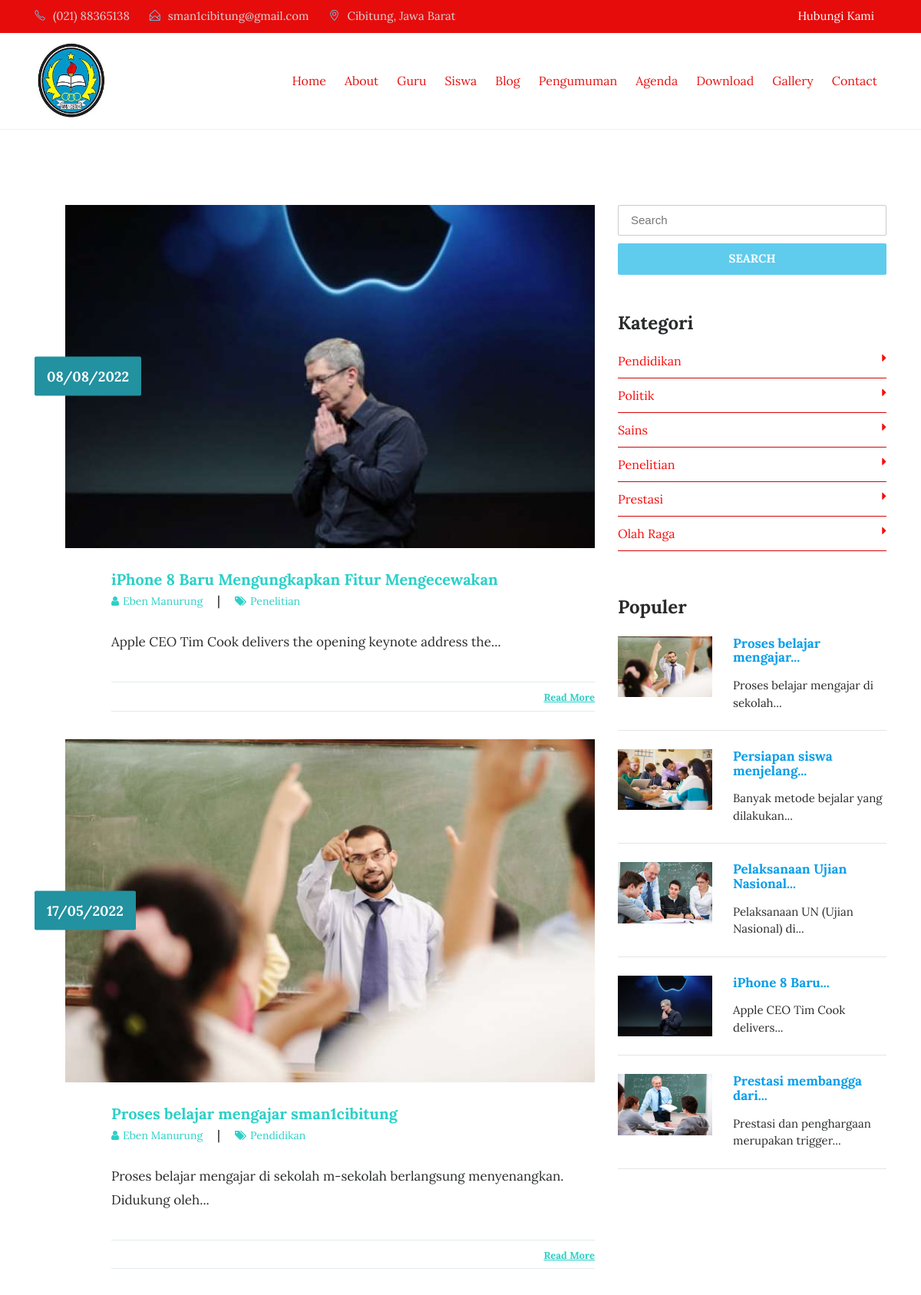
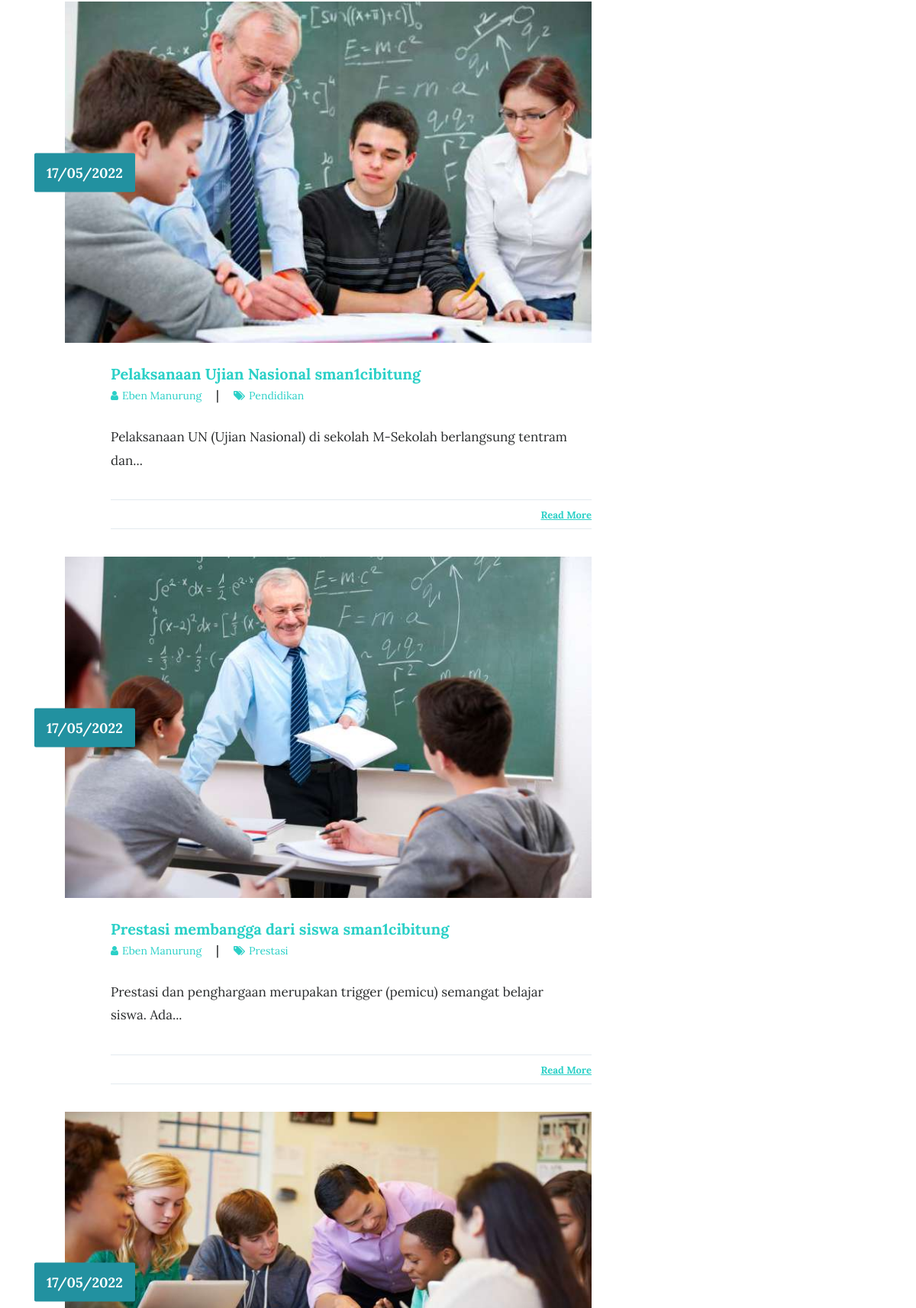
Screenshot of /index.php/blog (upper part) with the database file from the repository (2 pictures, top to bottom).
### tables this page shows
CREATE TABLE IF NOT EXISTS `tbl_tulisan` (
  `tulisan_id` int(11) NOT NULL AUTO_INCREMENT,
  `tulisan_judul` varchar(100) DEFAULT NULL,
  `tulisan_isi` text,
  `tulisan_tanggal` timestamp NULL DEFAULT CURRENT_TIMESTAMP,
  `tulisan_kategori_id` int(11) DEFAULT NULL,
  `tulisan_kategori_nama` varchar(30) DEFAULT NULL,
  `tulisan_views` int(11) DEFAULT '0',
  `tulisan_gambar` varchar(40) DEFAULT NULL,
  `tulisan_pengguna_id` int(11) DEFAULT NULL,
  `tulisan_author` varchar(40) DEFAULT NULL,
  `tulisan_img_slider` int(2) NOT NULL DEFAULT '0',
  `tulisan_slug` varchar(200) DEFAULT NULL,
  PRIMARY KEY (`tulisan_id`),
  KEY `tulisan_kategori_id` (`tulisan_kategori_id`),
  KEY `tulisan_pengguna_id` (`tulisan_pengguna_id`)
);

CREATE TABLE IF NOT EXISTS `tbl_kategori` (
  `kategori_id` int(11) NOT NULL AUTO_INCREMENT,
  `kategori_nama` varchar(30) DEFAULT NULL,
  `kategori_tanggal` timestamp NULL DEFAULT CURRENT_TIMESTAMP,
  PRIMARY KEY (`kategori_id`)
);

### application/controllers/Blog.php (called while the page is built, shortened)
<?php
class Blog extends CI_Controller{
	function __construct(){
		$this->load->model('m_tulisan');
		$this->load->model('m_pengunjung');
	}
	function index(){
		$jum=$this->m_tulisan->berita();
        $page=$this->uri->segment(3);
        if(!$page):
            $offset = 0;
        else:
            $offset = $page;
        endif;
        $limit=5;
        $config['base_url'] = base_url() . 'blog/index/';
            $config['total_rows'] = $jum->num_rows();
            $config['per_page'] = $limit;
            $config['uri_segment'] = 3;
	          $config['full_tag_open']    = '<div class="pagging text-center"><nav><ul class="pagination justify-content-center">';
	          $config['full_tag_close']   = '</ul></nav></div>';
	          $config['num_tag_open']     = '<li class="page-item"><span class="page-link">';
	          $config['num_tag_close']    = '</span></li>';
	          $config['cur_tag_open']     = '<li class="page-item"><span class="page-link">';
	          $config['cur_tag_close']    = '<span class="sr-only">(current)</span></span></li>';
	          $config['next_tag_open']    = '<li class="page-item"><span class="page-link">';
	          $config['next_tagl_close']  = '<span aria-hidden="true">&raquo;</span></span></li>';
	          $config['prev_tag_open']    = '<li class="page-item"><span class="page-link">';
	          $config['prev_tagl_close']  = '</span>Next</li>';
	          $config['first_tag_open']   = '<li class="page-item"><span class="page-link">';
	          $config['first_tagl_close'] = '</span></li>';
	          $config['last_tag_open']    = '<li class="page-item"><span class="page-link">';
	          $config['last_tagl_close']  = '</span></li>';
            $config['first_link'] = 'Awal';
            $config['last_link'] = 'Akhir';
            $config['next_link'] = 'Next >>';
            $config['prev_link'] = '<< Prev';
            $this->pagination->initialize($config);
            $x['page'] =$this->pagination->create_links();
						$x['data']=$this->m_tulisan->berita_perpage($offset,$limit);
						$x['category']=$this->db->get('tbl_kategori');
						$x['populer']=$this->db->query("SELECT * FROM tbl_tulisan ORDER BY tulisan_views DESC LIMIT 5");
						$this->load->view('depan/v_blog',$x);
	}
}

### index.php (called while the page is built, shortened)
<?php
require_once BASEPATH.'core/CodeIgniter.php';

### application/models/M_tulisan.php (called while the page is built, shortened)
<?php
class M_tulisan extends CI_Model{
	function berita_perpage($offset,$limit){
		$hsl=$this->db->query("SELECT tbl_tulisan.*,DATE_FORMAT(tulisan_tanggal,'%d/%m/%Y') AS tanggal FROM tbl_tulisan ORDER BY tulisan_id DESC limit $offset,$limit");
		return $hsl;
	}
}

### application/views/depan/v_blog.php (the view, shortened to what this page needs)
<!DOCTYPE html>
<html lang="en">
<head>
    <link rel="stylesheet" href="<?php echo base_url().'theme/css/bootstrap.min.css'?>">
    <link rel="stylesheet" href="<?php echo base_url().'theme/css/font-awesome.min.css'?>">
    <link rel="stylesheet" href="<?php echo base_url().'theme/css/simple-line-icons.css'?>">
    <link rel="stylesheet" href="<?php echo base_url().'theme/css/owl.carousel.min.css'?>">
    <link href="<?php echo base_url().'theme/css/style.css'?>" rel="stylesheet">
    <?php
        function limit_words($string, $word_limit){
            $words = explode(" ",$string);
            return implode(" ",array_splice($words,0,$word_limit));
        }
    ?>
</head>
<body>
  <div class="header-topbar">
      <div class="container">
          <div class="row">
              <div class="col-xs-6 col-sm-8 col-md-9">
                  <div class="header-top_address">
                      <div class="header-top_list">
                          <span class="icon-phone"></span>(021) 88365138
                      </div>
                      <div class="header-top_list">
                          <span class="icon-envelope-open"></span>sman1cibitung@gmail.com
                      </div>
                      <div class="header-top_list">
                          <span class="icon-location-pin"></span>Cibitung, Jawa Barat
                      </div>
                  </div>
              </div>
              <div class="col-xs-6 col-sm-4 col-md-3">
                  <div class="header-top_login mr-sm-3">
                      <a href="<?php echo site_url('contact');?>">Hubungi Kami</a>
                  </div>
              </div>
          </div>
      </div>
  </div>
  <div data-toggle="affix" style="border-bottom:solid 1px #f2f2f2;">
      <div class="container nav-menu2">
          <div class="row">
              <div class="col-md-12">
                  <nav class="navbar navbar2 navbar-toggleable-md navbar-light bg-faded">
                      <a href="<?php echo site_url('');?>" class="navbar-brand nav-brand2"><img class="img img-responsive" width="100px;" src="<?php echo base_url().'assets/images/logosmachi.jpg'?>"></a>
                      <div class="collapse navbar-collapse justify-content-end" id="navbarNavDropdown">
                          <ul class="navbar-nav">
                              <li class="nav-item">
                                  <a class="nav-link" href="<?php echo site_url('');?>">Home</a>
                              </li>
                              <li class="nav-item">
                                  <a class="nav-link" href="<?php echo site_url('about');?>">About</a>
                              </li>
                              <li class="nav-item">
                                  <a class="nav-link" href="<?php echo site_url('guru');?>">Guru</a>
                              </li>
                              <li class="nav-item">
                                  <a class="nav-link" href="<?php echo site_url('siswa');?>">Siswa</a>
                              </li>
                              <li class="nav-item">
                                  <a class="nav-link" href="<?php echo site_url('blog');?>">Blog</a>
                              </li>
                              <li class="nav-item">
                                  <a class="nav-link" href="<?php echo site_url('pengumuman');?>">Pengumuman</a>
                              </li>
                              <li class="nav-item">
                                  <a class="nav-link" href="<?php echo site_url('agenda');?>">Agenda</a>
                              </li>
                              <li class="nav-item">
                                  <a class="nav-link" href="<?php echo site_url('download');?>">Download</a>
                              </li>
                              <li class="nav-item">
                                  <a class="nav-link" href="<?php echo site_url('galeri');?>">Gallery</a>
                              </li>
                              <li class="nav-item">
                                <a class="nav-link" href="<?php echo site_url('contact');?>">Contact</a>
                              </li>
                        </ul>
                  </div>
                </nav>
              </div>
            </div>
          </div>
        </div>
<section class="blog-wrap">
    <div class="container">
        <div class="row">
            <div class="col-md-8">
              <?php foreach ($data->result() as $row) : ?>
                <div class="blog-single-item">
                    <div class="blog-img_block">
                        <img src="<?php echo base_url().'assets/images/'.$row->tulisan_gambar;?>" class="img-fluid" alt="blog-img">
                        <div class="blog-date">
                            <span><?php echo $row->tanggal;?></span>
                        </div>
                    </div>
                    <div class="blog-tiltle_block">
                        <h4><a href="<?php echo site_url('artikel/'.$row->tulisan_slug);?>"><?php echo $row->tulisan_judul;?></a></h4>
                        <h6> <a href="#"><i class="fa fa-user" aria-hidden="true"></i><span><?php echo $row->tulisan_author;?></span> </a>  |   <a href="#"><i class="fa fa-tags" aria-hidden="true"></i><span><?php echo $row->tulisan_kategori_nama;?></span></a></h6>
                        <?php echo limit_words($row->tulisan_isi,10).'...';?>
                        <div class="blog-icons">
                            <div class="blog-share_block">
                                <a href="<?php echo site_url('artikel/'.$row->tulisan_slug);?>">Read More</a>
                            </div>
                        </div>
                    </div>
                </div>
              <?php endforeach;?>
            </div>
            <div class="col-md-4">
                <form action="<?php echo site_url('blog/search');?>" method="get">
                    <input type="text" name="keyword" placeholder="Search" class="blog-search" required>
                    <button type="submit" class="btn btn-warning btn-blogsearch">SEARCH</button>
                </form>
                <div class="blog-category_block">
                  <h3>Kategori</h3>
                  <ul>
                    <?php foreach ($category->result() as $row) : ?>
                      <li><a href="<?php echo site_url('blog/kategori/'.str_replace(" ","-",$row->kategori_nama));?>"><?php echo $row->kategori_nama;?><i class="fa fa-caret-right" aria-hidden="true"></i></a></li>
                    <?php endforeach;?>
                  </ul>
                </div>
                <div class="blog-featured_post">
                    <h3>Populer</h3>
                    <?php foreach ($populer->result() as $row) :?>
                      <div class="blog-featured-img_block">
                          <img width="35%" src="<?php echo base_url().'assets/images/'.$row->tulisan_gambar;?>" class="img-fluid" alt="blog-featured-img">
                          <h5><a href="<?php echo site_url('artikel/'.$row->tulisan_slug);?>"><?php echo limit_words($row->tulisan_judul,3).'...';?></a></h5>
                          <p><?php echo limit_words($row->tulisan_isi,5).'...';?></p>
                      </div>
                      <hr>
                    <?php endforeach;?>
                </div>
            </div>
        </div>
    </div>
</section>
    </body>
    </html>

### rows the page displays
tbl_tulisan: tulisan_gambar (picture), tanggal "08/08/2022", tulisan_judul "iPhone 8 Baru Mengungkapkan Fitur Mengecewakan", tulisan_author "Eben Manurung", tulisan_kategori_nama "Penelitian", tulisan_isi "Apple CEO Tim Cook delivers the opening keynote address the", tulisan_judul "iPhone 8 Baru", tulisan_isi "Apple CEO Tim Cook delivers"
tbl_tulisan: tulisan_gambar (picture), tanggal "17/05/2022", tulisan_judul "Proses belajar mengajar sman1cibitung", tulisan_author "Eben Manurung", tulisan_kategori_nama "Pendidikan", tulisan_isi "Proses belajar mengajar di sekolah m-sekolah berlangsung menyenangkan. Didukung oleh", tulisan_judul "Proses belajar mengajar", tulisan_isi "Proses belajar mengajar di sekolah"
tbl_tulisan: tulisan_gambar (picture), tanggal "17/05/2022", tulisan_judul "Pelaksanaan Ujian Nasional sman1cibitung", tulisan_author "Eben Manurung", tulisan_kategori_nama "Pendidikan", tulisan_isi "Pelaksanaan UN (Ujian Nasional) di sekolah M-Sekolah berlangsung tentram dan", tulisan_judul "Pelaksanaan Ujian Nasional", tulisan_isi "Pelaksanaan UN (Ujian Nasional) di"
tbl_tulisan: tulisan_gambar (picture), tanggal "17/05/2022", tulisan_judul "Prestasi membangga dari siswa sman1cibitung", tulisan_author "Eben Manurung", tulisan_kategori_nama "Prestasi", tulisan_isi "Prestasi dan penghargaan merupakan trigger (pemicu) semangat belajar siswa. Ada", tulisan_judul "Prestasi membangga dari", tulisan_isi "Prestasi dan penghargaan merupakan trigger"
tbl_tulisan: tulisan_gambar (picture), tanggal "17/05/2022", tulisan_judul "Persiapan siswa menjelang", tulisan_isi "Banyak metode bejalar yang dilakukan"
tbl_kategori: kategori_nama "Pendidikan"
tbl_kategori: kategori_nama "Politik"
tbl_kategori: kategori_nama "Sains"
tbl_kategori: kategori_nama "Penelitian"
tbl_kategori: kategori_nama "Prestasi"
tbl_kategori: kategori_nama "Olah Raga"
